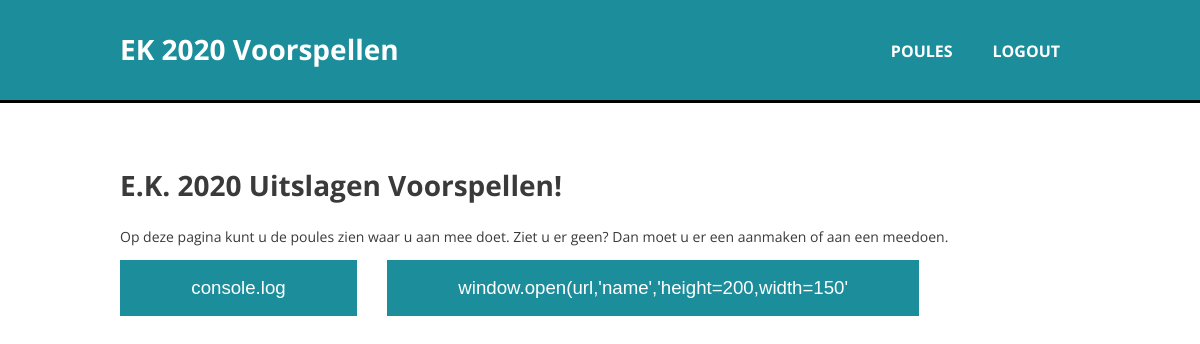
Page /home.php (signed in) on the committed database.
### tables this page shows
CREATE TABLE `user_poule` (
  `user_id` int(11) NOT NULL,
  `poule_id` int(11) NOT NULL,
  `user_sel_country_1` int(11) DEFAULT NULL,
  `user_sel_country_2` int(11) DEFAULT NULL,
  `user_sel_country_3` int(11) DEFAULT NULL,
  `user_sel_country_4` int(11) DEFAULT NULL,
  `points` int(3) NOT NULL DEFAULT '0'
);

CREATE TABLE `poule` (
  `poule_id` int(11) NOT NULL,
  `poule_administrator_id` int(11) NOT NULL,
  `poule_name` varchar(60) NOT NULL,
  `correct_country_id_1` int(11) DEFAULT NULL,
  `correct_country_id_2` int(11) DEFAULT NULL,
  `correct_country_id_3` int(11) DEFAULT NULL,
  `correct_country_id_4` int(11) DEFAULT NULL
);

### assets/db/database.class.php (called while the page is built, shortened)
<?php
class Database {
	private $connection;
	public function connect() {
		$this->host = "localhost";
		$this->username = "mzuidema";
		$this->password = "A5f%jc49";
		$this->database = "ekApplicatie";
		$this->connection = new mysqli($this->host, $this->username, $this->password, $this->database);
		if($this->connection->connect_error) {
			die("Something went wrong");
		} else {
			return $this->connection;
		}
	}
	public function getConnection() {
		return $this->connection;
	}
}
?>

### assets/db/Poule/poule.inc.php (called while the page is built, shortened)
<?php
class Poule extends Database {
	protected function getAllPoulesForUser($user_id)
	{
		$sql = "SELECT * FROM poule LEFT JOIN user_poule ON user_poule.poule_id = poule.poule_id WHERE user_poule.user_id = $user_id";
		$result = $this->getConnection()->query($sql);
        $rows = $result->num_rows;
        if ($rows > 0) {
            while ($row = $result->fetch_assoc()) {
                $data[] = $row;
            }
            return $data;
        } else {
            return "empty";
        }
	}
}
?>

### assets/db/Poule/pouleAction.inc.php (called while the page is built, shortened)
<?php
class pouleAction extends Poule {
	public function showAllPoulesForUser($user_id)
	{
		$data = $this->getAllPoulesForUser($user_id);
		return $data;
	}
}
?>

### home.php (the view, shortened to what this page needs)
<?php
require_once 'assets/db/database.class.php';
require_once 'assets/db/Poule/poule.inc.php';
require_once 'assets/db/Poule/pouleAction.inc.php';
$pouleAction = new pouleAction();
?>
<!DOCTYPE html>
<html lang="nl">
	<head>
	</head>
	<body>
		<?php require_once 'assets/inc/header.php'; ?>
		<main>
			<section id="banner">
				<div class="container">
					<h1>E.K. 2020 Uitslagen Voorspellen!</h1>
					<p id="banner-content">
						Op deze pagina kunt u de poules zien waar u aan mee doet. Ziet u er geen? Dan moet u er een aanmaken of aan een meedoen.
					</p>
				</div>
			</section>
			<section id="content">
				<div class="container">
					<div class="grid-poule">
						<?php
							$data = $pouleAction->showAllPoulesForUser($_SESSION['user_id']);
							if($data != "empty") {
								foreach($pouleAction->showAllPoulesForUser($_SESSION['user_id']) as $poule) {
									echo '<button class="poule-btn">';
									echo '<a href="poule.php?pouleId=' . $poule['poule_id'] . '">' . $poule['poule_name'] .'</a>';
								}
							} else {
								echo "Er zijn geen poules voor u gevonden!";
							}
						?>
					</div>
				</div>
			</section>
		</main>
	</body>
</html>

### assets/css/main.css (style rules this page uses)
body { font-size: 14px; font-family: 'Open Sans', sans-serif; margin: 0; padding: 0; color: #3a3a3a; }
.container { width: 80%; margin: auto; overflow: hidden; }
main { margin-top: 5vh; }
#banner h1 { font-size: 2em; }
.grid-poule { display: grid; grid-gap: 30px; grid-template-columns: auto auto auto; }
.poule-btn { border: 0; background-color: #1b8d9b; height: 7vh; }
.poule-btn a { text-decoration: none; color: #fff; font-size: 1.4em; }

### rows in the picture
user_poule: poule.poule_name "console.log"
user_poule: poule.poule_name "window.open(url,'name','height=200,width=150'"
